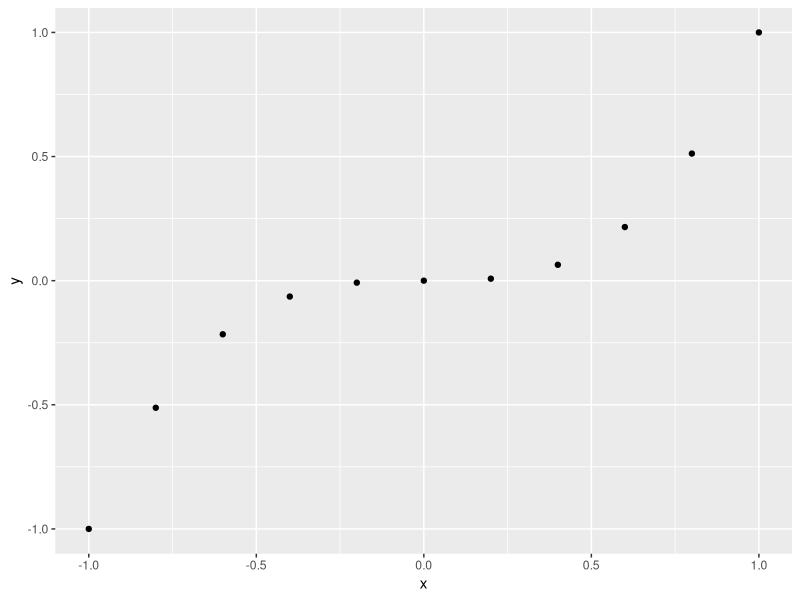
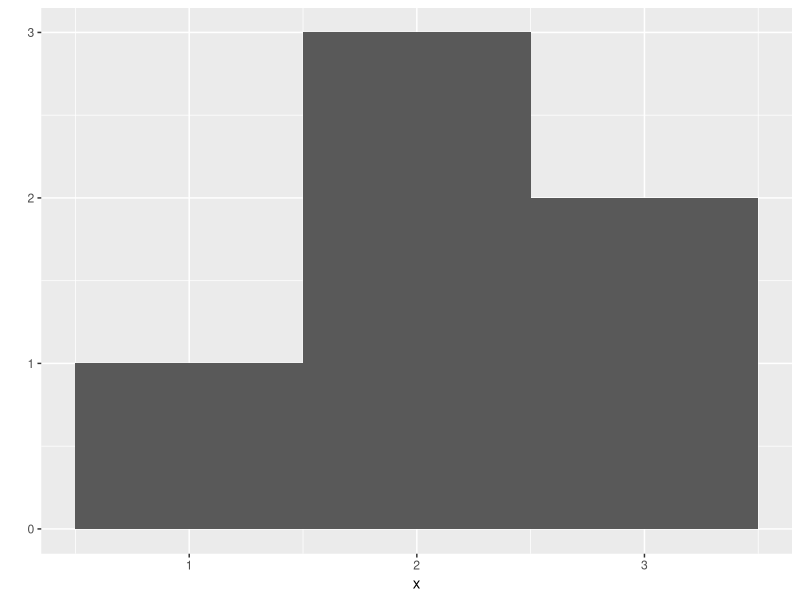
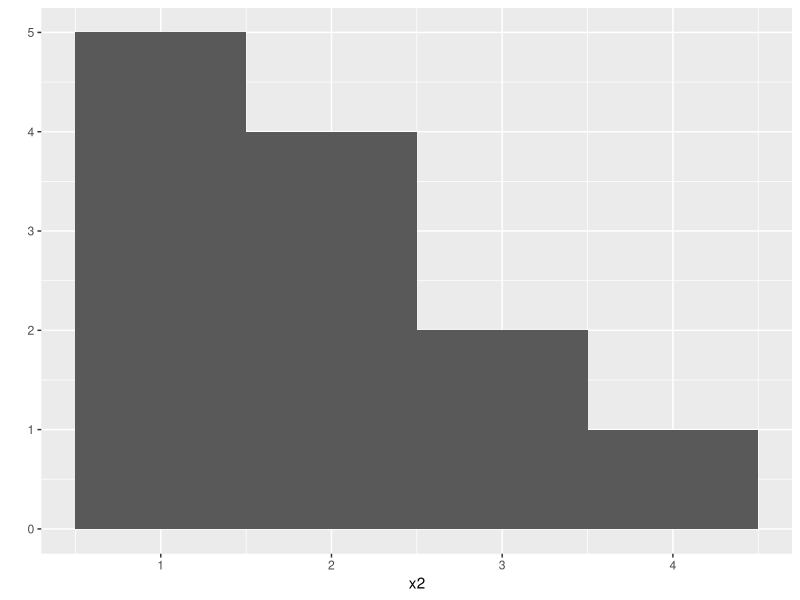
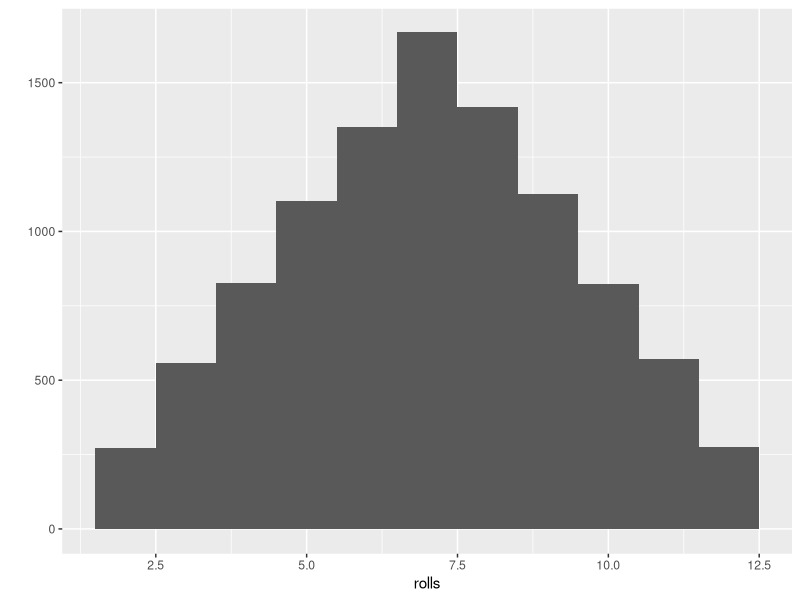

R code for these plots, in order:
## ---- chunk 1
1+1
## ---- chunk 2
100:130  #The colon operator (:) returns every integer between two integers. It is an easy way to create a sequence of numbers.
## ---- chunk 3
1:6
## ---- chunk 4
a <-  1
a + 1
## ---- chunk 5
die <- 1:6
die 
## ---- chunk 6
    name <- 1
    Name <- 2
    Name + 1
## ---- chunk 7
    jerry <- 1
    jerry
## ---- chunk 8
    jerry <- 2
    jerry
## ---- chunk 9
ls()
## ---- chunk 10
die - 1
## ---- chunk 11
die / 2
## ---- chunk 12
die * die
## ---- chunk 13
die + 1:2  #整倍数
## ---- chunk 14
die + 1:4  #非整倍数会出现警告
## ---- chunk 15
die %*% die  #内积
## ---- chunk 16
die %o% die  #外乘
## ---- chunk 17
round(3.1415926) #四舍五入
## ---- chunk 18
factorial(3)  #阶乘
## ---- chunk 19
mean(1:6)  #函数中的参数可以是原始数据
## ---- chunk 20
mean(die)  #也可以是定义好的对象
## ---- chunk 21
round(mean(die))  #甚至可以是运算的函数
## ---- chunk 22
sample(x= 1:4 , size= 2)  #无放回抽样
## ---- chunk 23
args(round)  #查看函数的语法
## ---- chunk 24
sample(die, size = 2, replace = TRUE)  #有放回抽样，两个骰子可以投掷出相同的点数
## ---- chunk 25
dice <- sample(die, size = 2, replace = TRUE)
dice
## ---- chunk 26
sum(dice)  #这时dice1的值已经固定，不论你后续对dice做任何操作，它都是5与5组成的一个向量
## ---- chunk 27
dice <- sample(x= 1:6, size = 2, replace=TRUE)
sum(dice)   #此时的dice是随机生成的数组
## ---- chunk 28
roll <- function() {
  die <- 1:6
  dice <- sample(die, size = 2, replace = TRUE)
  sum(dice)
}     #创建一个roll函数，这样就可以简洁执行掷色子并且求和的命令
## ---- chunk 29
roll()  
## ---- chunk 30
roll
## ---- chunk 31
roll2 <- function(die) {
  dice <- sample(die, size = 2, replace = TRUE)
  sum(dice)
}    #现在我们去掉函数的第一行
## ---- chunk 32
roll2(1:6)
## ---- chunk 33
roll2(die = 1:6)
## ---- chunk 34
# install.packages("ggplot2")
library("ggplot2")
x <- c(-1, -0.8, -0.6, -0.4, -0.2, 0, 0.2, 0.4, 0.6, 0.8, 1)
y <- x^3
qplot(x, y)
## ---- chunk 35
library("ggplot2")
x <- c(1, 2, 2, 2, 3, 3)
qplot(x, binwidth = 1)
## ---- chunk 36
library("ggplot2")
x2 <- c(1, 1, 1, 1, 1, 2, 2, 2, 2, 3, 3, 4)
qplot(x2, binwidth = 1)
## ---- chunk 37
library(ggplot2)
rolls <- replicate(10000, roll())
qplot(rolls, binwidth = 1)
## ---- chunk 38
?sample  #查看函数的帮助文档
